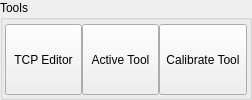
              <widget class="QWidget" name="widget_14" native="true">
               <layout class="QHBoxLayout" name="horizontalLayout_17">
                <property name="spacing">
                 <number>0</number>
                </property>
                <property name="leftMargin">
                 <number>0</number>
                </property>
                <property name="topMargin">
                 <number>0</number>
                </property>
                <property name="rightMargin">
                 <number>0</number>
                </property>
                <property name="bottomMargin">
                 <number>0</number>
                </property>
                <item>
                 <widget class="QGroupBox" name="tool_box">
                  <property name="title">
                   <string>Tools</string>
                  </property>
                  <layout class="QHBoxLayout" name="horizontalLayout_18">
                   <property name="spacing">
                    <number>0</number>
                   </property>
                   <property name="leftMargin">
                    <number>2</number>
                   </property>
                   <property name="topMargin">
                    <number>4</number>
                   </property>
                   <property name="rightMargin">
                    <number>2</number>
                   </property>
                   <property name="bottomMargin">
                    <number>2</number>
                   </property>
                   <item>
                    <widget class="QToolButton" name="tcp_editor_button">
                     <property name="sizePolicy">
                      <sizepolicy hsizetype="Preferred" vsizetype="Preferred">
                       <horstretch>0</horstretch>
                       <verstretch>0</verstretch>
                      </sizepolicy>
                     </property>
                     <property name="minimumSize">
                      <size>
                       <width>77</width>
                       <height>32</height>
                      </size>
                     </property>
                     <property name="text">
                      <string>TCP Editor</string>
                     </property>
                     <property name="icon">
                      <iconset resource="../../resources.qrc">
                       <normaloff>:/icons/icons8-edit-property-48.png</normaloff>:/icons/icons8-edit-property-48.png</iconset>
                     </property>
                     <property name="iconSize">
                      <size>
                       <width>48</width>
                       <height>40</height>
                      </size>
                     </property>
                     <property name="toolButtonStyle">
                      <enum>Qt::ToolButtonStyle::ToolButtonTextUnderIcon</enum>
                     </property>
                    </widget>
                   </item>
                   <item>
                    <widget class="QToolButton" name="active_tool_button">
                     <property name="sizePolicy">
                      <sizepolicy hsizetype="Preferred" vsizetype="Preferred">
                       <horstretch>0</horstretch>
                       <verstretch>0</verstretch>
                      </sizepolicy>
                     </property>
                     <property name="minimumSize">
                      <size>
                       <width>77</width>
                       <height>32</height>
                      </size>
                     </property>
                     <property name="text">
                      <string>Active Tool</string>
                     </property>
                     <property name="icon">
                      <iconset resource="../../resources.qrc">
                       <normaloff>:/icons/icons8-minecraft-pickaxe-48.png</normaloff>:/icons/icons8-minecraft-pickaxe-48.png</iconset>
                     </property>
                     <property name="iconSize">
                      <size>
                       <width>36</width>
                       <height>36</height>
                      </size>
                     </property>
                     <property name="toolButtonStyle">
                      <enum>Qt::ToolButtonStyle::ToolButtonTextUnderIcon</enum>
                     </property>
                    </widget>
                   </item>
                   <item>
                    <widget class="QToolButton" name="tool_calibration_button">
                     <property name="sizePolicy">
                      <sizepolicy hsizetype="Preferred" vsizetype="Preferred">
                       <horstretch>0</horstretch>
                       <verstretch>0</verstretch>
                      </sizepolicy>
                     </property>
                     <property name="minimumSize">
                      <size>
                       <width>77</width>
                       <height>32</height>
                      </size>
                     </property>
                     <property name="maximumSize">
                      <size>
                       <width>90</width>
                       <height>16777215</height>
                      </size>
                     </property>
                     <property name="text">
                      <string>Calibrate Tool</string>
                     </property>
                     <property name="icon">
                      <iconset resource="../../resources.qrc">
                       <normaloff>:/icons/icons8-engineering-48.png</normaloff>:/icons/icons8-engineering-48.png</iconset>
                     </property>
                     <property name="iconSize">
                      <size>
                       <width>36</width>
                       <height>36</height>
                      </size>
                     </property>
                     <property name="toolButtonStyle">
                      <enum>Qt::ToolButtonStyle::ToolButtonTextUnderIcon</enum>
                     </property>
                    </widget>
                   </item>
                  </layout>
                 </widget>
                </item>
               </layout>
              </widget>
